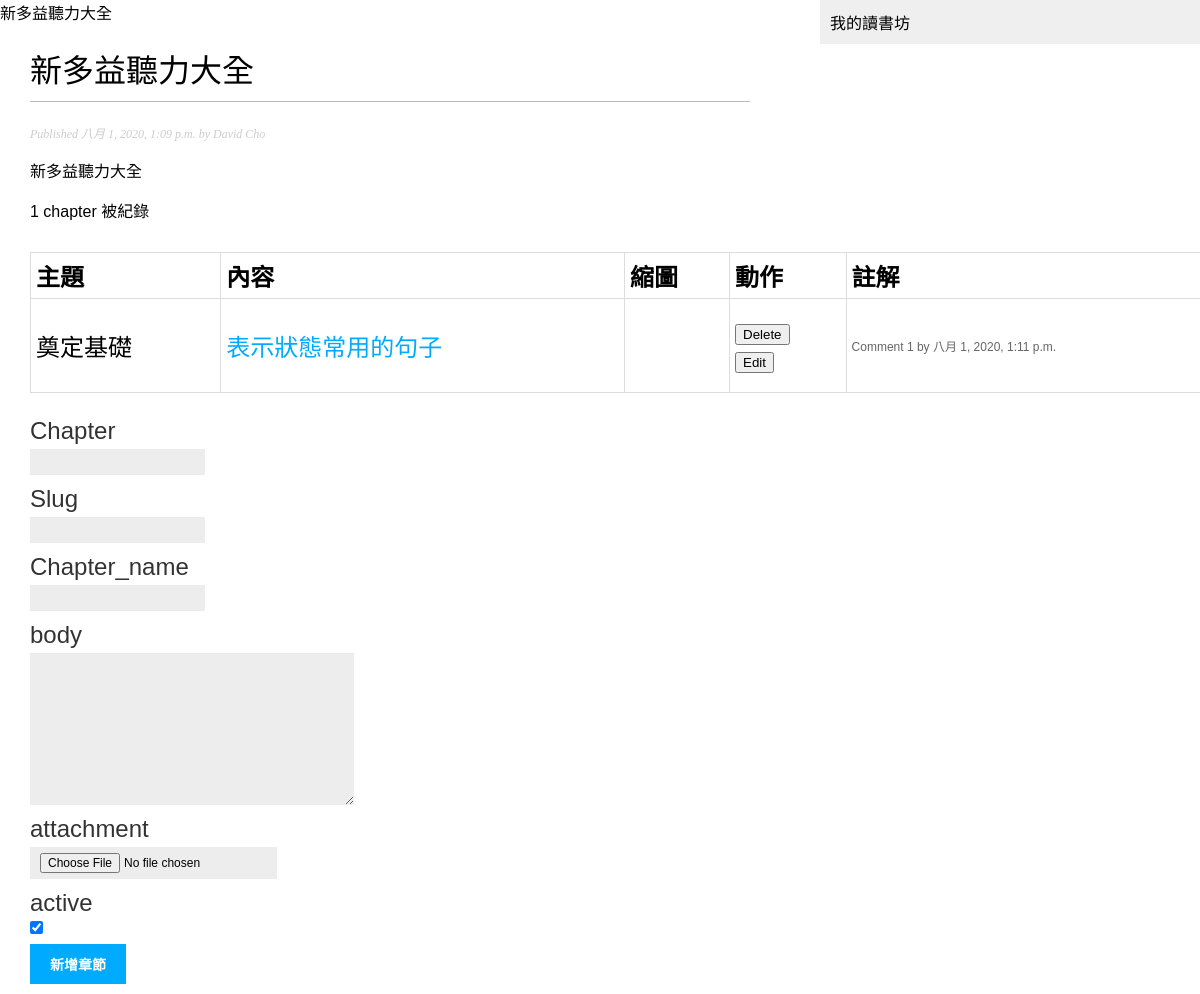
Page /app1/2020/8/1/TOEIC/ on the committed database.
### app1/models.py (models this page shows, shortened)
class Books(models.Model):
    STATUS_CHOICE = (('draft', 'Draft'),
                     ('published', 'Published')
                     )
    title = models.CharField(max_length=250)
    slug = AutoSlugField(max_length=250,populate_from='title', unique_for_date='publish'
                         ,editable=True,null=True,unique=True)
    author = models.CharField(max_length=20)
    owner = models.ForeignKey(User, on_delete=models.CASCADE, related_name='blog_posts')
    body = RichTextField()
    publish = models.DateTimeField(default=timezone.now)
    created = models.DateTimeField(auto_now_add=True)
    updated = models.DateTimeField(auto_now=True)
    status = models.CharField(max_length=10, choices=STATUS_CHOICE, default='draft')
    objects = models.Manager()
    published = PublishedManage()
    class Meta:
        ordering = ('-publish',)

class Chapter(models.Model):
    book = models.ForeignKey(Books,on_delete=models.CASCADE,related_name='chapter')
    slug = models.SlugField(max_length=250, unique_for_date='created')
    chapter = models.CharField(max_length=80)
    chapter_name = models.CharField(max_length=80,null=True)
    body = RichTextField(null = True)
    attachment = models.ImageField(upload_to='images/',blank=True,null=True)
    created = models.DateTimeField(auto_now_add=True)
    updated = models.DateTimeField(auto_now=True)
    active = models.BooleanField(default=True)
    class Meta:
        ordering = ('-created',)
    def get_url(self):
        return reverse('app1:ch_detail',
                       args=[self.id,
                             self.slug])

### app1/views.py (the view)
# urls.py: path('<int:year>/<int:month>/<int:day>/<slug:post>/',views.chapter_detail  ,name = 'book_detail'),
def chapter_detail(request, year, month, day, post):
    books = get_object_or_404(Books, slug=post,
                             publish__year=year,
                             publish__month=month,
                             publish__day=day)
    chapters = books.chapter.filter(active=True)
    new_chapter: Chapter
    new_chapter = None
    chapter: Chapter
    if request.method == 'POST':
        chapter_form = ChapterForm(request.POST, request.FILES)
        if chapter_form.is_valid():
            new_chapter = chapter_form.save(commit=False)
            new_chapter.book = books
            new_chapter.save()
    else:
        chapter_form = ChapterForm()
    return render(request, 'blog/post/detail.html', {'books': books,
                                                     'chapters': chapters,
                                                     'new_chapter': new_chapter,
                                                     'chapter_form': chapter_form})

### app1/forms.py
class ChapterForm(forms.ModelForm):
    def __init__(self, *args, **kwargs):
        super(ChapterForm, self).__init__(*args, **kwargs)
        for field_name, field in self.fields.items():
            field.widget.attrs['class'] = 'form-control'
    class Meta:
        model = Chapter
        fields = ['slug','chapter','chapter_name','body','attachment','active']

### app1/templates/blog/post/detail.html (shortened to what this page needs)
{% extends "blog/base.html" %}
 {% load static %}
{% block content %}
 <h1>{{ books.title }}</h1>
  <p class="date">
    Published {{ books.publish }} by {{ books.author }}
  </p>
  {{ books.body|safe|linebreaks }}
    {% with chapters.count as total_chapters  %}
         {{ total_chapters}} chapter{{ total_chapters|pluralize }} 被紀錄
    <h2>
    {% endwith %}
      <table class="table">
          <thead><tr>
              <th>主題</th>
              <th>內容</th>
              <th>縮圖</th>
              <th>動作 </th>
              <th>註解 </th>
          </tr></thead>
      {% for chapter in chapters %}
            <tr>
                <td>{{ chapter.chapter_name }}</td>
            <td><a href = "{{ chapter.get_url }}">
                {{ chapter.body|safe|linebreaks|truncatechars:60 }}</a>
            </td>
            <td>
            </td>
            <td>
                <form method="post" action="{% url 'app1:delete' chapter.id %}">
                <button type="submit">Delete</button>
            </form>
            <form method="post" action="{% url 'app1:chapter_edit' chapter.id %}">
                <button type="submit">Edit</button>
            </form>
            </td>
             <td class="info">Comment {{ forloop.counter }} by {{ chapter.name }} {{ chapter.created }}</td>
            </tr>
    {% endfor %}
    </table>
<div class="container">
        <form method="post" enctype="multipart/form-data">
          <div class="form-group">
                <label for="id_chapter">Chapter</label>
                {{ chapter_form.chapter }}
          </div>
          <div class="form-group">
                <label for="id_slug">Slug</label>
                {{ chapter_form.slug }}
          </div>
            <div class="form-group">
                <label for="id_chapter_name">Chapter_name</label>
                {{ chapter_form.chapter_name }}
          </div>
          <div class="form-group">
                <label for="id_body">body</label>
                {{ chapter_form.body }}
          </div>
              <div class="form-group">
                <label for="id_attachment">attachment</label>
                {{ chapter_form.attachment }}
          </div>
        <div class="form-group">
                <label for="id_active">active</label>
                {{ chapter_form.active }}
          </div>
            <p><input type="submit" value="新增章節"></p>
        </form>
</div>
{% endblock %}

### app1/static/css/blog.css (style rules this page uses)
body { margin:0; padding:0; font-family:helvetica, sans-serif; }
a { color:#00abff; text-decoration:none; }
h1 { font-weight:normal; border-bottom:1px solid #bbb; padding:0 0 10px 0; }
h2 { font-weight:normal; margin:30px 0 0; }
p.date { color:#ccc; font-family: georgia, serif; font-size: 12px; font-style: italic; }
label { float:left; clear:both; color:#333; margin-bottom:4px; }
input, textarea { clear:both; float:left; margin:0 0 10px; background:#ededed; border:0; padding:6px 10px; font-size:12px; }
input[type=submit] { font-weight:bold; background:#00abff; color:#fff; padding:10px 20px; font-size:14px; text-transform:uppercase; }
.info { font-size:12px; color: #666; position: relative ; top: 0px ; left: 0px; ; }
table { font-family: arial,sans-serif; border-collapse:collapse ; width: 1200px; }
td,th { border: 1px solid #dddddd; text-align: left; padding: 5px; }

### rows in the picture
Books: title "新多益聽力大全", publish "八月 1, 2020, 1:09 p.m.", author "David Cho", body "新多益聽力大全"
Chapter: chapter_name "奠定基礎", body "表示狀態常用的句子", created "八月 1, 2020, 1:11 p.m."

### other values in the picture
{{ total_chapters }} "1"
